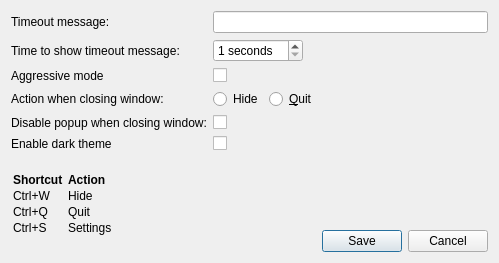
<?xml version="1.0" encoding="UTF-8"?>
<ui version="4.0">
 <class>SettingsWidget</class>
 <widget class="QDialog" name="SettingsWidget">
  <property name="geometry">
   <rect>
    <x>0</x>
    <y>0</y>
    <width>499</width>
    <height>263</height>
   </rect>
  </property>
  <property name="sizePolicy">
   <sizepolicy hsizetype="Preferred" vsizetype="Preferred">
    <horstretch>0</horstretch>
    <verstretch>0</verstretch>
   </sizepolicy>
  </property>
  <property name="mouseTracking">
   <bool>false</bool>
  </property>
  <property name="windowTitle">
   <string>Settings</string>
  </property>
  <property name="sizeGripEnabled">
   <bool>false</bool>
  </property>
  <layout class="QGridLayout" name="gridLayout">
   <item row="0" column="0">
    <layout class="QFormLayout" name="formLayout">
     <item row="0" column="0">
      <widget class="QLabel" name="timeoutMessage_label">
       <property name="whatsThis">
        <string>The message in the popup that shows when the timer hits zero.</string>
       </property>
       <property name="text">
        <string>Timeout message:</string>
       </property>
      </widget>
     </item>
     <item row="0" column="1">
      <widget class="QLineEdit" name="timeoutMessagelineEdit">
       <property name="minimumSize">
        <size>
         <width>250</width>
         <height>0</height>
        </size>
       </property>
       <property name="whatsThis">
        <string>The message in the popup that shows when the timer hits zero.</string>
       </property>
       <property name="maxLength">
        <number>50</number>
       </property>
       <property name="clearButtonEnabled">
        <bool>true</bool>
       </property>
      </widget>
     </item>
     <item row="1" column="0">
      <widget class="QLabel" name="timeToShow_label">
       <property name="whatsThis">
        <string>How many seconds the popup is visible.</string>
       </property>
       <property name="text">
        <string>Time to show timeout message:</string>
       </property>
      </widget>
     </item>
     <item row="1" column="1">
      <widget class="QSpinBox" name="timeToShow_spinBox">
       <property name="maximumSize">
        <size>
         <width>90</width>
         <height>16777215</height>
        </size>
       </property>
       <property name="whatsThis">
        <string>How many seconds the popup is visible.</string>
       </property>
       <property name="suffix">
        <string> seconds</string>
       </property>
       <property name="minimum">
        <number>1</number>
       </property>
       <property name="maximum">
        <number>20</number>
       </property>
      </widget>
     </item>
     <item row="2" column="0">
      <widget class="QLabel" name="aggressiveMode_label">
       <property name="text">
        <string>Aggressive mode</string>
       </property>
      </widget>
     </item>
     <item row="2" column="1">
      <widget class="QCheckBox" name="aggressiveMode_checkBox">
       <property name="text">
        <string/>
       </property>
      </widget>
     </item>
     <item row="3" column="0">
      <widget class="QLabel" name="closeAction_label">
       <property name="whatsThis">
        <string>What happens when you press the close button on the main window.</string>
       </property>
       <property name="text">
        <string>Action when closing window:</string>
       </property>
      </widget>
     </item>
     <item row="3" column="1">
      <layout class="QHBoxLayout" name="closeAction_layout">
       <item>
        <widget class="QRadioButton" name="hide_radioButton">
         <property name="whatsThis">
          <string>What happens when you press the close button on the main window.</string>
         </property>
         <property name="text">
          <string>Hide</string>
         </property>
        </widget>
       </item>
       <item>
        <widget class="QRadioButton" name="quit_radioButton">
         <property name="whatsThis">
          <string>What happens when you press the close button on the main window.</string>
         </property>
         <property name="text">
          <string>&amp;Quit</string>
         </property>
        </widget>
       </item>
       <item>
        <spacer name="horizontalSpacer">
         <property name="orientation">
          <enum>Qt::Horizontal</enum>
         </property>
         <property name="sizeHint" stdset="0">
          <size>
           <width>40</width>
           <height>20</height>
          </size>
         </property>
        </spacer>
       </item>
      </layout>
     </item>
     <item row="4" column="0">
      <widget class="QLabel" name="disablePopup_label">
       <property name="whatsThis">
        <string>If unchecked, a popup will appear saying that the program is still running.</string>
       </property>
       <property name="text">
        <string>Disable popup when closing window:</string>
       </property>
      </widget>
     </item>
     <item row="4" column="1">
      <widget class="QCheckBox" name="disablePopup_checkBox">
       <property name="whatsThis">
        <string>If unchecked, a popup will appear saying that the program is still running.</string>
       </property>
       <property name="text">
        <string/>
       </property>
      </widget>
     </item>
     <item row="5" column="0">
      <widget class="QLabel" name="darkTheme_label">
       <property name="whatsThis">
        <string>If unchecked, a popup will appear saying that the program is still running.</string>
       </property>
       <property name="text">
        <string>Enable dark theme</string>
       </property>
      </widget>
     </item>
     <item row="5" column="1">
      <widget class="QCheckBox" name="darkTheme_checkBox">
       <property name="whatsThis">
        <string>If unchecked, a popup will appear saying that the program is still running.</string>
       </property>
       <property name="text">
        <string/>
       </property>
      </widget>
     </item>
    </layout>
   </item>
   <item row="1" column="0">
    <layout class="QHBoxLayout" name="horizontalLayout">
     <item>
      <widget class="QLabel" name="shortcut_label">
       <property name="text">
        <string>&lt;html&gt;&lt;head/&gt;&lt;body&gt;&lt;table border=&quot;0&quot; style=&quot; margin-top:0px; margin-bottom:0px; margin-left:0px; margin-right:0px;&quot; cellspacing=&quot;2&quot; cellpadding=&quot;0&quot;&gt;&lt;tr&gt;&lt;td&gt;&lt;p&gt;&lt;span style=&quot; font-weight:600;&quot;&gt;Shortcut     &lt;/span&gt;&lt;/p&gt;&lt;/td&gt;
&lt;td&gt;&lt;p&gt;&lt;span style=&quot; font-weight:600;&quot;&gt;Action&lt;/span&gt;&lt;/p&gt;&lt;/td&gt;&lt;/tr&gt;
&lt;tr&gt;&lt;td&gt;&lt;p&gt;Ctrl+W&lt;/p&gt;&lt;/td&gt;&lt;td&gt;&lt;p&gt;Hide&lt;/p&gt;&lt;/td&gt;&lt;/tr&gt;
&lt;tr&gt;&lt;td&gt;&lt;p&gt;Ctrl+Q&lt;/p&gt;&lt;/td&gt;&lt;td&gt;&lt;p&gt;Quit&lt;/p&gt;&lt;/td&gt;&lt;/tr&gt;
&lt;tr&gt;&lt;td&gt;&lt;p&gt;Ctrl+S&lt;/p&gt;&lt;/td&gt;&lt;td&gt;&lt;p&gt;Settings&lt;/p&gt;&lt;/td&gt;&lt;/tr&gt;</string>
       </property>
       <property name="indent">
        <number>0</number>
       </property>
      </widget>
     </item>
     <item>
      <layout class="QVBoxLayout" name="verticalLayout">
       <item>
        <spacer name="verticalSpacer">
         <property name="orientation">
          <enum>Qt::Vertical</enum>
         </property>
         <property name="sizeHint" stdset="0">
          <size>
           <width>20</width>
           <height>40</height>
          </size>
         </property>
        </spacer>
       </item>
       <item>
        <widget class="QDialogButtonBox" name="buttonBox">
         <property name="sizePolicy">
          <sizepolicy hsizetype="Preferred" vsizetype="Fixed">
           <horstretch>0</horstretch>
           <verstretch>0</verstretch>
          </sizepolicy>
         </property>
         <property name="orientation">
          <enum>Qt::Horizontal</enum>
         </property>
         <property name="standardButtons">
          <set>QDialogButtonBox::Cancel|QDialogButtonBox::Save</set>
         </property>
        </widget>
       </item>
      </layout>
     </item>
    </layout>
   </item>
  </layout>
 </widget>
 <tabstops>
  <tabstop>timeoutMessagelineEdit</tabstop>
  <tabstop>timeToShow_spinBox</tabstop>
  <tabstop>hide_radioButton</tabstop>
  <tabstop>quit_radioButton</tabstop>
 </tabstops>
 <resources/>
 <connections>
  <connection>
   <sender>buttonBox</sender>
   <signal>rejected()</signal>
   <receiver>SettingsWidget</receiver>
   <slot>reject()</slot>
   <hints>
    <hint type="sourcelabel">
     <x>316</x>
     <y>260</y>
    </hint>
    <hint type="destinationlabel">
     <x>286</x>
     <y>274</y>
    </hint>
   </hints>
  </connection>
  <connection>
   <sender>buttonBox</sender>
   <signal>accepted()</signal>
   <receiver>SettingsWidget</receiver>
   <slot>accept()</slot>
   <hints>
    <hint type="sourcelabel">
     <x>248</x>
     <y>254</y>
    </hint>
    <hint type="destinationlabel">
     <x>157</x>
     <y>274</y>
    </hint>
   </hints>
  </connection>
 </connections>
</ui>
